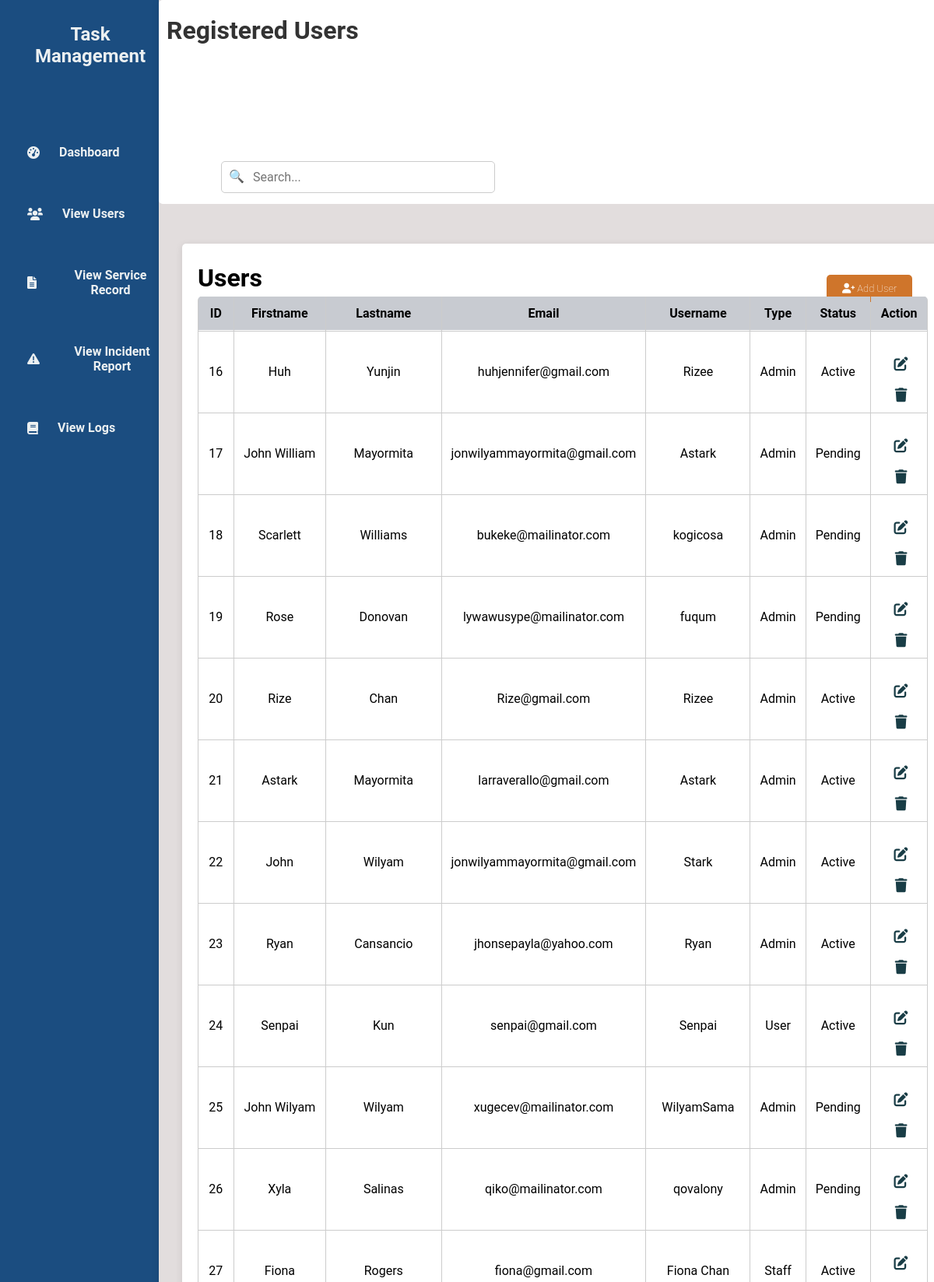
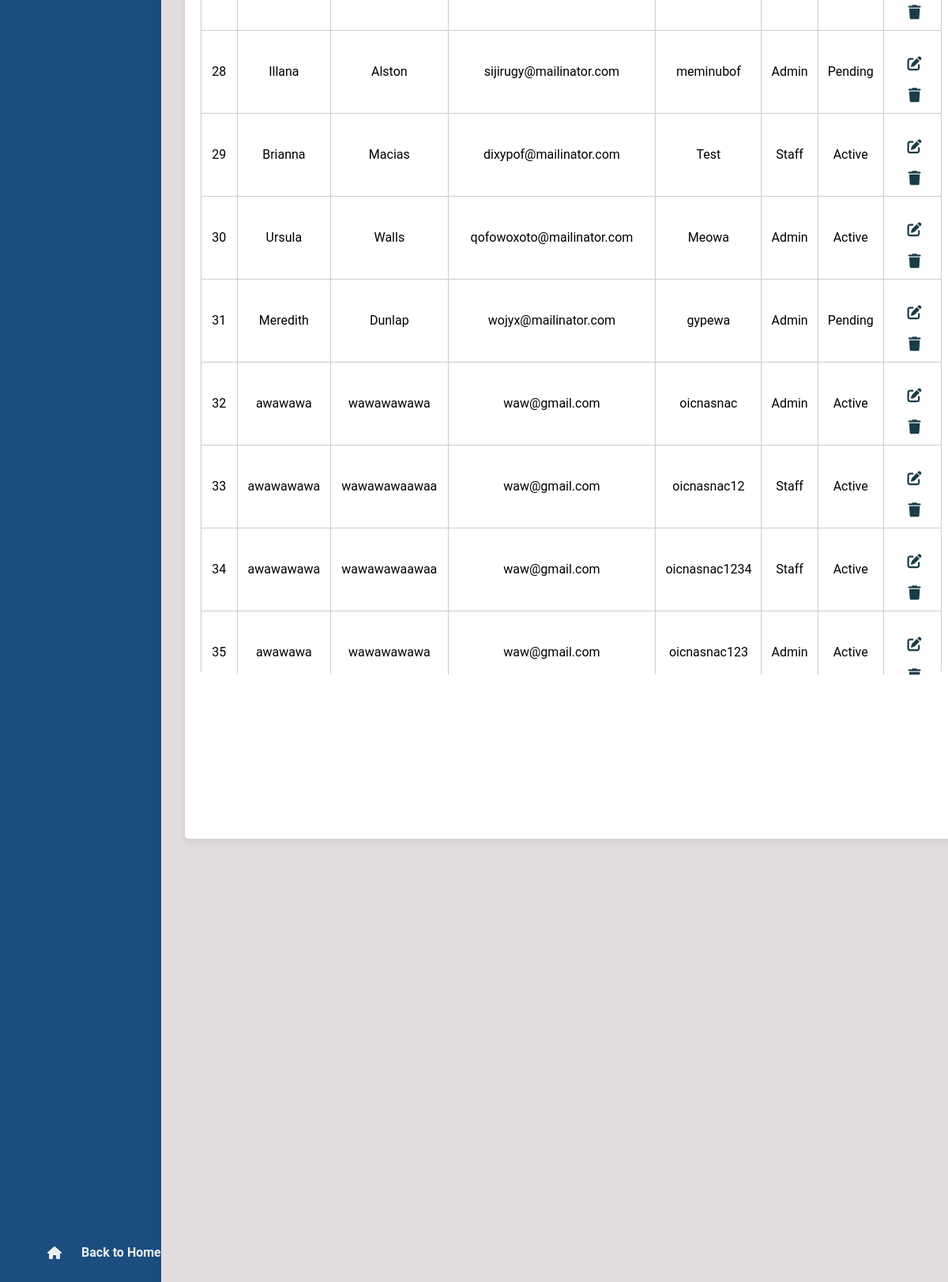
Screenshot of /viewU.php (signed in) with the database file from the repository (2 pictures, top to bottom).
### tables this page shows
CREATE TABLE `tbl_user` (
  `u_id` int(50) NOT NULL,
  `u_fname` varchar(200) NOT NULL,
  `u_lname` varchar(200) NOT NULL,
  `u_email` varchar(200) NOT NULL,
  `u_username` varchar(200) NOT NULL,
  `u_password` varchar(200) NOT NULL,
  `u_type` varchar(200) NOT NULL,
  `u_status` varchar(200) NOT NULL
);

### viewU.php (the view, shortened to what this page needs)
<?php
include 'db.php';
if ($conn) {
    $sql = "SELECT u_id, u_fname, u_lname, u_email, u_username, u_type, u_status FROM tbl_user";
    $result = $conn->query($sql);
} else {
    echo "Database connection failed.";
    exit();
}
?>
<!DOCTYPE html>
<html lang="en">
<head>
    <link rel="stylesheet" href="viewsU.css">
    <link rel="stylesheet" href="https://cdnjs.cloudflare.com/ajax/libs/font-awesome/6.0.0-beta3/css/all.min.css">
    <link rel="stylesheet" href="https://cdnjs.cloudflare.com/ajax/libs/font-awesome/6.0.0-beta3/css/all.min.css">
</head>
<body>
<div class="wrapper">
    <div class="sidebar">
        <h2>Task Management</h2>
        <ul>
            <li><a href="adminD.php"><i class="fas fa-tachometer-alt"></i> Dashboard</a></li>
            <li><a href="viewU.php"><i class="fas fa-users"></i> View Users</a></li>
            <li><a href="view_service_record.php"><i class="fas fa-file-alt"></i> View Service Record</a></li>
            <li><a href="view_incident_report.php"><i class="fas fa-exclamation-triangle"></i> View Incident Report</a></li>
            <li><a href="view_logs.php"><i class="fas fa-book"></i> View Logs</a></li>
        </ul>
        <footer>
        <a href="index.php" class="back-home"><i class="fas fa-home"></i> Back to Home</a>
        </footer>
    </div>
    <div class="container">
        <div class="upper">
        <h1>Registered Users</h1>
        </div>
        <div class="search-container">
            <input type="text" class="search-bar" placeholder="Search...">
            <span class="search-icon">🔍</span>
        </div>
     <div class="table-box">
     <h2>Users</h2>
     <a href="addU.php" class="add-user-btn"><i class="fas fa-user-plus"></i> Add User</a>
     <table>
            <thead>
                <tr>
                    <th>ID</th>
                    <th>Firstname</th>
                    <th>Lastname</th>
                    <th>Email</th>
                    <th>Username</th>
                    <th>Type</th>
                    <th>Status</th>
                    <th>Action</th>
                </tr>
            </thead>
            <tbody>
                <?php
                if ($result->num_rows > 0) {
                    while ($row = $result->fetch_assoc()) {
                        echo "<tr>
                                <td>{$row['u_id']}</td>
                                <td>{$row['u_fname']}</td>
                                <td>{$row['u_lname']}</td>
                                <td>{$row['u_email']}</td>
                                <td>{$row['u_username']}</td>
                                <td>" . ucfirst(strtolower($row['u_type'])) . "</td>
                                <td>" . ucfirst(strtolower($row['u_status'])) . "</td>
                                 <td>
                                    <a href='editU.php?id={$row['u_id']}'><i class='fas fa-edit'></i></a>
                                    <a href='deleteU.php?id={$row['u_id']}'><i class='fas fa-trash'></i></a>
                                </td>
                              </tr>";
                    }
                } else {
                    echo "<tr><td colspan='7'>No users found.</td></tr>";
                }
                ?>
            </tbody>
        </table>
     </div>
    </div>
</div>
</body>
</html>

### viewsU.css (style rules this page uses)
* { margin: 0; padding: 0; font-family: 'Roboto', sans-serif; }
body { min-height: 100vh; display: flex; align-items: center; background-color: #2d3250; }
.container { width: 85%; margin-left: 17%; padding: 20px; background-color: #e2dddd; box-shadow: 0 2px 10px rgba(0, 0, 0, 0.1); height: 100vh; position: fixed; }
.table-box { margin-top: -50px; width: 92%; padding: 20px; margin-right: 10px; margin-left: 10px; border-radius: 5px; background-color: #ffffff; box-shadow: 0 2px 10px rgba(0, 0, 0, 0.1); height: 72vh; position: relative; }
table { width: 100%; border-collapse: collapse; }
thead th { background-color: #c8cbd1; position: sticky; top: 0; z-index: 10; }
.table-box h2 { text-align: left; margin-top: 5px; font-size: 2rem; }
.container .upper { border-radius: 5px; margin-top: -20px; margin-left: -20px; width: 100%; height: 8vh; background-color: #ffffff; }
.upper h1 { padding-top: 20px; padding-left: 10px; text-align: left; color: #333; }
.wrapper { display: flex; height: 100vh; }
.sidebar { width: 16%; background-color: #1b4d80; padding: 20px; border-right: 1px solid #ccc; height: 100vh; position: fixed; }
.sidebar h2 { margin-top: 10px; text-align: center; color: #ecf0f1; }
.sidebar ul { list-style-type: none; padding: 0; margin-top: 100px; margin-left: 15px; margin-bottom: 30px; }
.sidebar li { margin: 60px 0; }
.sidebar a { text-decoration: none; color: #ecf0f1; display: flex; align-items: center; text-align: center; }
footer a { margin-bottom: 50px; }
.sidebar a i { margin-right: 25px; }
.back-home { position: absolute; bottom: 20px; left: 60px; color: #ecf0f1; text-decoration: none; display: flex; align-items: center; }
table { border-radius: 5px; width: 100%; margin-right: 10px; border-collapse: collapse; margin-top: 5px; max-height: 90%; overflow-y: auto; display: block; }
th, td { border: 1px solid #ccc; padding: 12px; text-align: center; }
th:nth-child(1), td:nth-child(1) { width: 15%; }
th:nth-child(2), td:nth-child(2) { width: 20%; }
th:nth-child(3), td:nth-child(3) { width: 25%; }
th:last-child, td:last-child { width: 15%; }
th { background-color: #c8cbd1; color: rgb(0, 0, 0); }
a { display: inline-block; margin-top: 20px; text-decoration: none; color: #4CAF50; font-weight: bold; }
.add-user-btn { display: inline-block; background-color: #cf752b; color: white; padding: 10px 20px; border-radius: 5px; text-decoration: none; font-size: 13px; font-weight: lighter; transition: 0.3s; position: absolute; right: 40px; top: 20px; }
.table-box table a { font-size: 18px; color: #193d46; display: inline-flex; align-items: center; margin-right: 5px; margin-left: 10px; transition: color 0.3s; text-align: center; }
.table-box a i { justify-content: center; }
.search-container { position: relative; width: 300px; margin: 20px auto; top: -95px; }
.search-bar { width: 100%; padding: 10px 10px 10px 40px; border: 1px solid #ccc; border-radius: 5px; font-size: 16px; margin-left: -100%; margin-top: 20px; }
.search-icon { position: absolute; left: 10px; top: 65%; transform: translateY(-50%); color: #aaa; pointer-events: none; z-index: 1; margin-left: -100%; }

### rows the page displays
tbl_user: u_id "16", u_fname "Huh", u_lname "Yunjin", u_email "huhjennifer@gmail.com", u_username "Rizee", u_type "Admin", u_status "Active"
tbl_user: u_id "17", u_fname "John William", u_lname "Mayormita", u_email "jonwilyammayormita@gmail.com", u_username "Astark", u_type "Admin", u_status "Pending"
tbl_user: u_id "18", u_fname "Scarlett", u_lname "Williams", u_email "bukeke@mailinator.com", u_username "kogicosa", u_type "Admin", u_status "Pending"
tbl_user: u_id "19", u_fname "Rose", u_lname "Donovan", u_email "lywawusype@mailinator.com", u_username "fuqum", u_type "Admin", u_status "Pending"
tbl_user: u_id "20", u_fname "Rize", u_lname "Chan", u_email "Rize@gmail.com", u_username "Rizee", u_type "Admin", u_status "Active"
tbl_user: u_id "21", u_fname "Astark", u_lname "Mayormita", u_email "larraverallo@gmail.com", u_username "Astark", u_type "Admin", u_status "Active"
tbl_user: u_id "22", u_fname "John", u_lname "Wilyam", u_email "jonwilyammayormita@gmail.com", u_username "Stark", u_type "Admin", u_status "Active"
tbl_user: u_id "23", u_fname "Ryan", u_lname "Cansancio", u_email "jhonsepayla@yahoo.com", u_username "Ryan", u_type "Admin", u_status "Active"
tbl_user: u_id "24", u_fname "Senpai", u_lname "Kun", u_email "senpai@gmail.com", u_username "Senpai", u_type "User", u_status "Active"
tbl_user: u_id "25", u_fname "John Wilyam", u_lname "Wilyam", u_email "xugecev@mailinator.com", u_username "WilyamSama", u_type "Admin", u_status "Pending"
tbl_user: u_id "26", u_fname "Xyla", u_lname "Salinas", u_email "qiko@mailinator.com", u_username "qovalony", u_type "Admin", u_status "Pending"
tbl_user: u_id "27", u_fname "Fiona", u_lname "Rogers", u_email "fiona@gmail.com", u_username "Fiona Chan", u_type "Staff", u_status "Active"
tbl_user: u_id "28", u_fname "Illana", u_lname "Alston", u_email "sijirugy@mailinator.com", u_username "meminubof", u_type "Admin", u_status "Pending"
tbl_user: u_id "29", u_fname "Brianna", u_lname "Macias", u_email "dixypof@mailinator.com", u_username "Test", u_type "Staff", u_status "Active"
tbl_user: u_id "30", u_fname "Ursula", u_lname "Walls", u_email "qofowoxoto@mailinator.com", u_username "Meowa", u_type "Admin", u_status "Active"
tbl_user: u_id "31", u_fname "Meredith", u_lname "Dunlap", u_email "wojyx@mailinator.com", u_username "gypewa", u_type "Admin", u_status "Pending"
tbl_user: u_id "32", u_fname "awawawa", u_lname "wawawawawa", u_email "waw@gmail.com", u_username "oicnasnac", u_type "Admin", u_status "Active"
tbl_user: u_id "33", u_fname "awawawawa", u_lname "wawawawaawaa", u_email "waw@gmail.com", u_username "oicnasnac12", u_type "Staff", u_status "Active"
tbl_user: u_id "34", u_fname "awawawawa", u_lname "wawawawaawaa", u_email "waw@gmail.com", u_username "oicnasnac1234", u_type "Staff", u_status "Active"
tbl_user: u_id "35", u_fname "awawawa", u_lname "wawawawawa", u_email "waw@gmail.com", u_username "oicnasnac123", u_type "Admin", u_status "Active"
